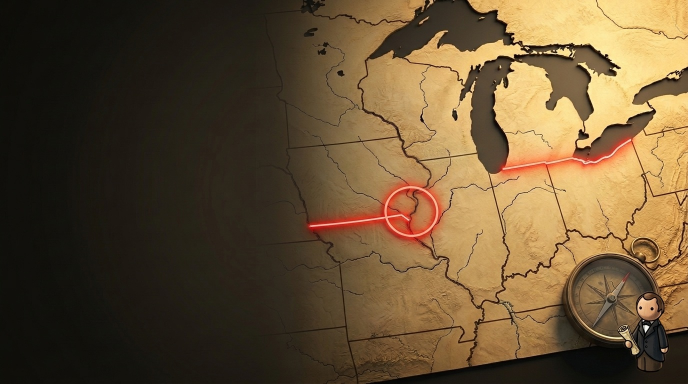
#> input picture longform/lf01_midwest_border_fights/thumb_a_fixed_base.jpg, 1376 x 768 px (shown at 1/2 size)
$ python build_thumbnails.py ../longform/lf01_midwest_border_fights
#> lines starting #> are read from the running program, lines starting #| are printed output that depends on the picture
"""
Heartland Mapped — 16:9 High-CTR YouTube Thumbnail Compositor (1280x720, < 2 MB)
Renders razor-sharp 2-4 word mobile & Smart-TV readable typography onto clean AI artwork bases.
"""
import argparse
import os
from pathlib import Path
from PIL import Image, ImageDraw, ImageFont


def load_font(size: int) -> ImageFont.FreeTypeFont:
    for p in [r"C:\Windows\Fonts\impact.ttf", r"C:\Windows\Fonts\ariblk.ttf", r"C:\Windows\Fonts\segoeuib.ttf"]:
        if os.path.exists(p):
            return ImageFont.truetype(p, size)
    return ImageFont.load_default()


def build_thumb(base_path: Path, out_path: Path, lines: list[tuple[str, tuple[int, int, int]]], badge: str | None = None):
#> called with badge = '1783 - 1892'
    im = Image.open(base_path).convert("RGBA").resize((1280, 720), Image.Resampling.LANCZOS)
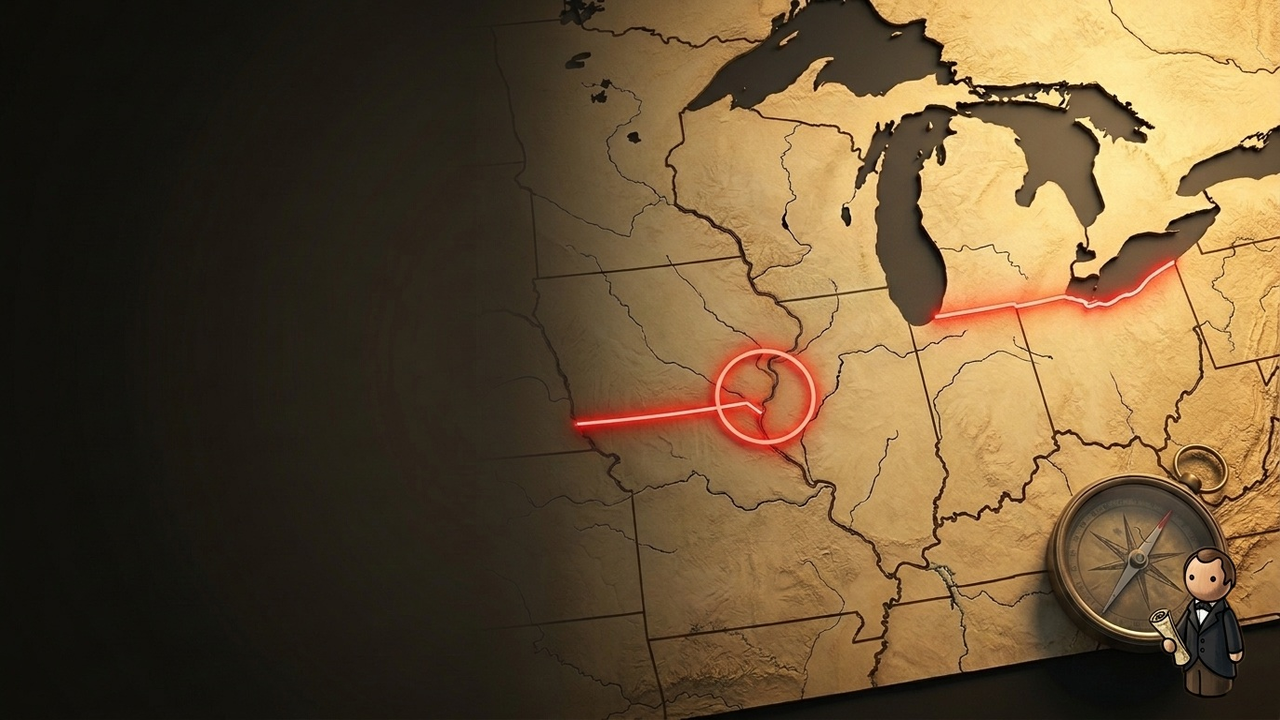
#> im: PIL image 1280x720 RGBA; mean R, G, B, A 100.5, 79.9, 51.5, 255
    ov = Image.new("RGBA", (1280, 720), (0, 0, 0, 0))
#> ov: PIL image 1280x720 RGBA; every value is 0
    d = ImageDraw.Draw(ov)

    # Extra subtle left gradient scrim for ultra-crisp 160px mobile readability
    for x in range(620):
        a = int(125 * (1.0 - x / 620.0) ** 1.35)
        d.line([(x, 0), (x, 720)], fill=(12, 10, 8, a))

    x_left = 54
    y_cur = 96 if not badge else 148

    if badge:
        fb = load_font(42)
        bb = d.textbbox((0, 0), badge, font=fb)
#> bb = (0, 2, 55, 10)
        bw = (bb[2] - bb[0]) + 34
#> bw = 89
        bh = (bb[3] - bb[1]) + 18
#> bh = 26
        d.rounded_rectangle([x_left, 64, x_left + bw, 64 + bh], radius=8, fill=(196, 32, 26, 255), outline=(255, 255, 255, 220), width=3)
        d.text((x_left + 17, 68), badge, font=fb, fill=(255, 248, 232, 255))

    for text, color in lines:
        sz = 158 if len(text) <= 6 else (136 if len(text) <= 8 else 116)
        f = load_font(sz)
        # Soft drop shadow + thick black stroke
        d.text((x_left + 7, y_cur + 9), text, font=f, fill=(0, 0, 0, 195), stroke_width=14, stroke_fill=(0, 0, 0, 195))
        d.text((x_left, y_cur), text, font=f, fill=color + (255,), stroke_width=12, stroke_fill=(16, 12, 10, 255))
        tb = d.textbbox((0, 0), text, font=f)
        y_cur += (tb[3] - tb[1]) + 28
#> this loop made 3 passes
#> (tb, y_cur) on passes 1 to 3: ((0, 2, 39, 10), 184), ((0, 2, 39, 10), 220), ((0, 2, 32, 10), 256)
#> after the loop, y_cur = 256

    out = Image.alpha_composite(im, ov).convert("RGB")
    out.save(out_path, "JPEG", quality=92, optimize=True)
    kb = out_path.stat().st_size / 1024.0
    print(f"Saved thumbnail: {out_path} ({out.size[0]}x{out.size[1]}, {kb:.1f} KB)")
#| Saved thumbnail: longform/lf01_midwest_border_fights/thumbnail_a_pegdoll.jpg (1280x720, 189.9 KB)


if __name__ == "__main__":
    ap = argparse.ArgumentParser()
    ap.add_argument("episode_dir")
    args = ap.parse_args()
    ep = Path(args.episode_dir).resolve()
    # Complementary 3-word high-CTR copy (completes title "5 Midwest Border Fights That Almost Started Real Wars")
    lines = [
        ("REAL US", (255, 252, 242)),
        ("BORDER", (255, 214, 42)),
        ("WARS?", (255, 252, 242)),
    ]
    if (ep / "thumb_a_fixed_base.jpg").exists():
        build_thumb(ep / "thumb_a_fixed_base.jpg", ep / "thumbnail_a_pegdoll.jpg", lines, badge="1783 - 1892")
    elif (ep / "thumb_a_base.jpg").exists():
        build_thumb(ep / "thumb_a_base.jpg", ep / "thumbnail_a_pegdoll.jpg", lines, badge="1783 - 1892")
    if (ep / "thumb_b_base.jpg").exists():
        build_thumb(ep / "thumb_b_base.jpg", ep / "thumbnail_b_pure.jpg", lines, badge="1783 - 1892")
#> call 2 of build_thumb, with badge = '1783 - 1892'
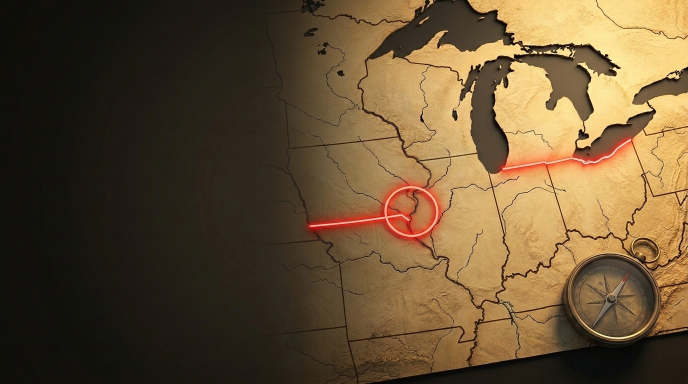
#> input picture longform/lf01_midwest_border_fights/thumb_b_base.jpg, 1376 x 768 px (shown at 1/2 size)
#> the loop in build_thumb (call 2), `for text, color in lines:` made 3 passes
#| Saved thumbnail: longform/lf01_midwest_border_fights/thumbnail_b_pure.jpg (1280x720, 185.3 KB)
